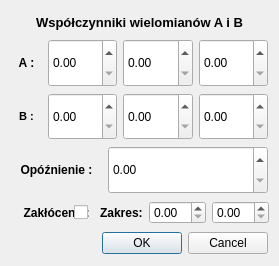
<?xml version="1.0" encoding="UTF-8"?>
<ui version="4.0">
 <class>OknoObiektARX</class>
 <widget class="QDialog" name="OknoObiektARX">
  <property name="geometry">
   <rect>
    <x>0</x>
    <y>0</y>
    <width>279</width>
    <height>266</height>
   </rect>
  </property>
  <property name="minimumSize">
   <size>
    <width>250</width>
    <height>239</height>
   </size>
  </property>
  <property name="maximumSize">
   <size>
    <width>500</width>
    <height>500</height>
   </size>
  </property>
  <property name="windowTitle">
   <string>Dialog</string>
  </property>
  <layout class="QVBoxLayout" name="verticalLayout_4">
   <item>
    <layout class="QVBoxLayout" name="verticalLayout_3">
     <item>
      <widget class="QLabel" name="label_7">
       <property name="sizePolicy">
        <sizepolicy hsizetype="Minimum" vsizetype="Fixed">
         <horstretch>0</horstretch>
         <verstretch>0</verstretch>
        </sizepolicy>
       </property>
       <property name="minimumSize">
        <size>
         <width>219</width>
         <height>22</height>
        </size>
       </property>
       <property name="font">
        <font>
         <pointsize>10</pointsize>
         <bold>true</bold>
        </font>
       </property>
       <property name="text">
        <string>Współczynniki wielomianów A i B</string>
       </property>
       <property name="alignment">
        <set>Qt::AlignmentFlag::AlignCenter</set>
       </property>
      </widget>
     </item>
     <item>
      <layout class="QVBoxLayout" name="verticalLayout_2">
       <item>
        <layout class="QHBoxLayout" name="horizontalLayout_7">
         <item>
          <widget class="QLabel" name="ALebel">
           <property name="sizePolicy">
            <sizepolicy hsizetype="Fixed" vsizetype="Minimum">
             <horstretch>0</horstretch>
             <verstretch>0</verstretch>
            </sizepolicy>
           </property>
           <property name="minimumSize">
            <size>
             <width>31</width>
             <height>21</height>
            </size>
           </property>
           <property name="font">
            <font>
             <pointsize>9</pointsize>
             <bold>true</bold>
            </font>
           </property>
           <property name="text">
            <string>A :</string>
           </property>
           <property name="alignment">
            <set>Qt::AlignmentFlag::AlignCenter</set>
           </property>
          </widget>
         </item>
         <item>
          <layout class="QHBoxLayout" name="horizontalLayout_3">
           <item>
            <layout class="QHBoxLayout" name="horizontalLayout_2">
             <item>
              <widget class="QDoubleSpinBox" name="A1">
               <property name="sizePolicy">
                <sizepolicy hsizetype="Minimum" vsizetype="Minimum">
                 <horstretch>0</horstretch>
                 <verstretch>0</verstretch>
                </sizepolicy>
               </property>
               <property name="font">
                <font>
                 <bold>false</bold>
                </font>
               </property>
              </widget>
             </item>
             <item>
              <widget class="QDoubleSpinBox" name="A2">
               <property name="sizePolicy">
                <sizepolicy hsizetype="Minimum" vsizetype="Minimum">
                 <horstretch>0</horstretch>
                 <verstretch>0</verstretch>
                </sizepolicy>
               </property>
              </widget>
             </item>
             <item>
              <widget class="QDoubleSpinBox" name="A3">
               <property name="sizePolicy">
                <sizepolicy hsizetype="Minimum" vsizetype="Minimum">
                 <horstretch>0</horstretch>
                 <verstretch>0</verstretch>
                </sizepolicy>
               </property>
              </widget>
             </item>
            </layout>
           </item>
          </layout>
         </item>
        </layout>
       </item>
       <item>
        <layout class="QHBoxLayout" name="horizontalLayout_6">
         <item>
          <widget class="QLabel" name="Blebel">
           <property name="sizePolicy">
            <sizepolicy hsizetype="Fixed" vsizetype="Minimum">
             <horstretch>0</horstretch>
             <verstretch>0</verstretch>
            </sizepolicy>
           </property>
           <property name="minimumSize">
            <size>
             <width>31</width>
             <height>21</height>
            </size>
           </property>
           <property name="font">
            <font>
             <pointsize>8</pointsize>
             <bold>true</bold>
            </font>
           </property>
           <property name="text">
            <string>B :</string>
           </property>
           <property name="alignment">
            <set>Qt::AlignmentFlag::AlignCenter</set>
           </property>
          </widget>
         </item>
         <item>
          <layout class="QHBoxLayout" name="horizontalLayout_4">
           <item>
            <widget class="QDoubleSpinBox" name="B1">
             <property name="sizePolicy">
              <sizepolicy hsizetype="Minimum" vsizetype="Minimum">
               <horstretch>0</horstretch>
               <verstretch>0</verstretch>
              </sizepolicy>
             </property>
            </widget>
           </item>
           <item>
            <widget class="QDoubleSpinBox" name="B2">
             <property name="sizePolicy">
              <sizepolicy hsizetype="Minimum" vsizetype="Minimum">
               <horstretch>0</horstretch>
               <verstretch>0</verstretch>
              </sizepolicy>
             </property>
            </widget>
           </item>
           <item>
            <widget class="QDoubleSpinBox" name="B3">
             <property name="sizePolicy">
              <sizepolicy hsizetype="Minimum" vsizetype="Minimum">
               <horstretch>0</horstretch>
               <verstretch>0</verstretch>
              </sizepolicy>
             </property>
            </widget>
           </item>
          </layout>
         </item>
        </layout>
       </item>
       <item>
        <layout class="QHBoxLayout" name="horizontalLayout_5">
         <item>
          <widget class="QLabel" name="OpoznienieLabel">
           <property name="sizePolicy">
            <sizepolicy hsizetype="Fixed" vsizetype="Minimum">
             <horstretch>0</horstretch>
             <verstretch>0</verstretch>
            </sizepolicy>
           </property>
           <property name="minimumSize">
            <size>
             <width>91</width>
             <height>25</height>
            </size>
           </property>
           <property name="font">
            <font>
             <bold>true</bold>
            </font>
           </property>
           <property name="text">
            <string>Opóźnienie :</string>
           </property>
           <property name="alignment">
            <set>Qt::AlignmentFlag::AlignCenter</set>
           </property>
          </widget>
         </item>
         <item>
          <widget class="QDoubleSpinBox" name="Opoznienie">
           <property name="sizePolicy">
            <sizepolicy hsizetype="Minimum" vsizetype="Minimum">
             <horstretch>0</horstretch>
             <verstretch>0</verstretch>
            </sizepolicy>
           </property>
           <property name="minimumSize">
            <size>
             <width>50</width>
             <height>30</height>
            </size>
           </property>
           <property name="maximumSize">
            <size>
             <width>16777215</width>
             <height>16777215</height>
            </size>
           </property>
          </widget>
         </item>
        </layout>
       </item>
       <item>
        <layout class="QVBoxLayout" name="verticalLayout">
         <item>
          <layout class="QHBoxLayout" name="horizontalLayout">
           <item>
            <widget class="QLabel" name="ZaklocenieLabel">
             <property name="sizePolicy">
              <sizepolicy hsizetype="Fixed" vsizetype="Minimum">
               <horstretch>0</horstretch>
               <verstretch>0</verstretch>
              </sizepolicy>
             </property>
             <property name="minimumSize">
              <size>
               <width>91</width>
               <height>25</height>
              </size>
             </property>
             <property name="font">
              <font>
               <bold>true</bold>
              </font>
             </property>
             <property name="text">
              <string>Zakłócenie:</string>
             </property>
             <property name="alignment">
              <set>Qt::AlignmentFlag::AlignCenter</set>
             </property>
            </widget>
           </item>
           <item>
            <widget class="QCheckBox" name="Zaklocenie">
             <property name="sizePolicy">
              <sizepolicy hsizetype="Minimum" vsizetype="Minimum">
               <horstretch>0</horstretch>
               <verstretch>0</verstretch>
              </sizepolicy>
             </property>
             <property name="minimumSize">
              <size>
               <width>20</width>
               <height>20</height>
              </size>
             </property>
             <property name="baseSize">
              <size>
               <width>0</width>
               <height>0</height>
              </size>
             </property>
             <property name="text">
              <string/>
             </property>
            </widget>
           </item>
           <item>
            <widget class="QLabel" name="ZakresNapis">
             <property name="font">
              <font>
               <bold>true</bold>
              </font>
             </property>
             <property name="text">
              <string>Zakres:</string>
             </property>
            </widget>
           </item>
           <item>
            <widget class="QDoubleSpinBox" name="mean"/>
           </item>
           <item>
            <widget class="QDoubleSpinBox" name="stdev"/>
           </item>
          </layout>
         </item>
        </layout>
       </item>
      </layout>
     </item>
     <item>
      <widget class="QDialogButtonBox" name="ZatwierdzenieUstawien">
       <property name="minimumSize">
        <size>
         <width>219</width>
         <height>24</height>
        </size>
       </property>
       <property name="orientation">
        <enum>Qt::Orientation::Horizontal</enum>
       </property>
       <property name="standardButtons">
        <set>QDialogButtonBox::StandardButton::Cancel|QDialogButtonBox::StandardButton::Ok</set>
       </property>
      </widget>
     </item>
    </layout>
   </item>
  </layout>
 </widget>
 <resources/>
 <connections>
  <connection>
   <sender>ZatwierdzenieUstawien</sender>
   <signal>accepted()</signal>
   <receiver>OknoObiektARX</receiver>
   <slot>accept()</slot>
   <hints>
    <hint type="sourcelabel">
     <x>248</x>
     <y>254</y>
    </hint>
    <hint type="destinationlabel">
     <x>157</x>
     <y>274</y>
    </hint>
   </hints>
  </connection>
  <connection>
   <sender>ZatwierdzenieUstawien</sender>
   <signal>rejected()</signal>
   <receiver>OknoObiektARX</receiver>
   <slot>reject()</slot>
   <hints>
    <hint type="sourcelabel">
     <x>316</x>
     <y>260</y>
    </hint>
    <hint type="destinationlabel">
     <x>286</x>
     <y>274</y>
    </hint>
   </hints>
  </connection>
 </connections>
</ui>
